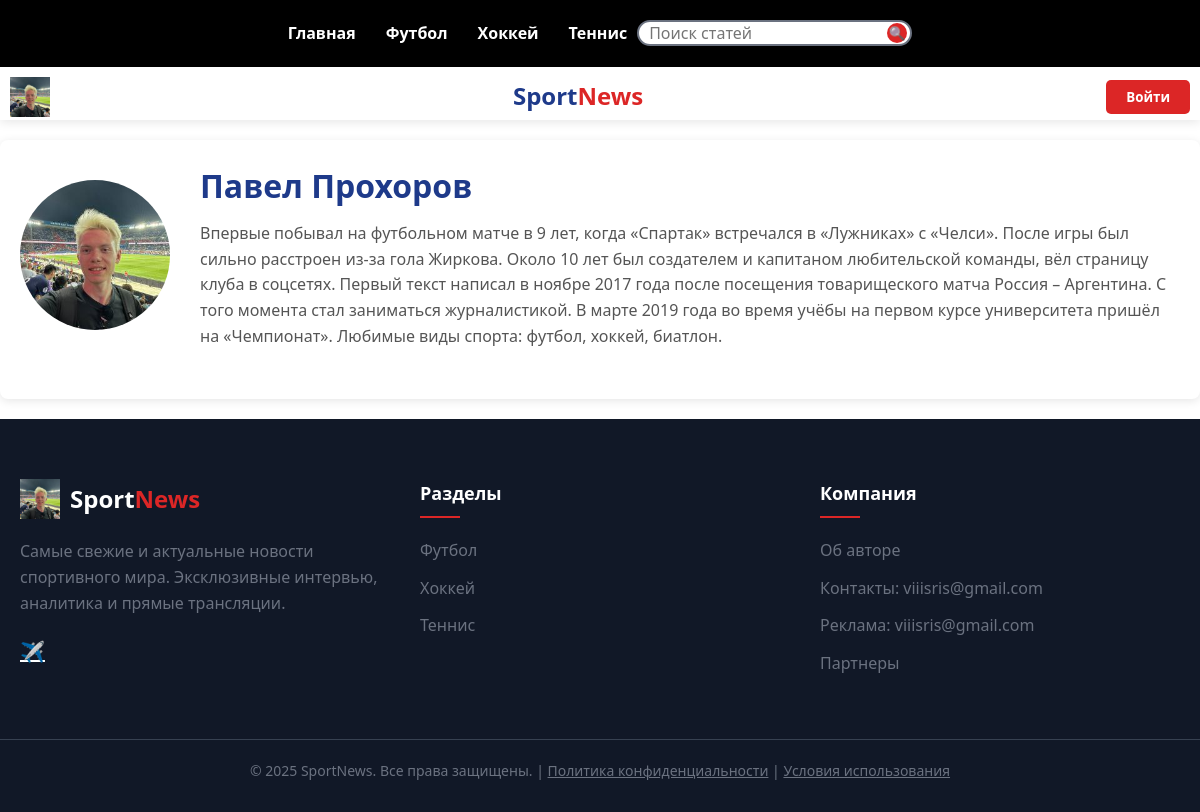
The page /main/author.php on the database its author committed.
### tables this page shows
CREATE TABLE `authors` (
  `id` int NOT NULL AUTO_INCREMENT,
  `name` varchar(100) NOT NULL,
  `bio` text,
  `avatar` varchar(255) DEFAULT NULL,
  PRIMARY KEY (`id`)
);

### main/author.php (the view, shortened to what this page needs)
<?php
$conn = getDBConnection();
$stmt = $conn->prepare("SELECT * FROM authors LIMIT 1");
$stmt->execute();
$author_result = $stmt->get_result();
$author = $author_result->fetch_assoc();
?>
<!DOCTYPE html>
<html lang="ru">
<head>
    <link rel="stylesheet" href="test-main.css">
</head>
<body>
    <?php include("header.php"); ?>
    <div class="img">
        <div class="author-profile">
            <div class="author-header">
                <img src="<?= isset($author['avatar']) ? htmlspecialchars($author['avatar']) : 'https://via.placeholder.com/150' ?>"
                     alt="<?= isset($author['name']) ? htmlspecialchars($author['name']) : 'Аватар автора' ?>"
                     class="author-avatar">
                <div class="author-info">
                    <h1><?= isset($author['name']) ? htmlspecialchars($author['name']) : 'Неизвестный автор' ?></h1>
                    <div class="author-bio"><?= isset($author['bio']) ? nl2br(htmlspecialchars($author['bio'])) : 'Автор пока не добавил информацию о себе.' ?></div>
                </div>
            </div>
        </div>
    </div>
    <?php include("footer.php"); ?>
</body>
</html>

### main/header.php (shortened to what this page needs)
<header>
    <div class="header-container">
        <div class="first-panel">
            <nav>
                <ul>
                    <li><a href="test-main.php">Главная</a></li>
                    <li><a href="test-main.php?category=1">Футбол</a></li>
                    <li><a href="test-main.php?category=2">Хоккей</a></li>
                    <li><a href="test-main.php?category=3">Теннис</a></li>
                </ul>
            </nav>
            <div class="header-actions">
                <form method="GET" action="search.php" class="search-form">
                    <div class="search-bar">
                        <input type="text"
                               name="search_query"
                               class="search-input"
                               placeholder="Поиск статей"
                               value="<?= isset($_GET['search_query']) ? htmlspecialchars($_GET['search_query']) : '' ?>">
                        <button type="submit" class="search-button">🔍</button>
                    </div>
                </form>
            </div>
        </div>
        <div class="logo">
            <img src="\uploads\authors\photo_2025-05-20_09-15-17.jpg" alt="SportNews Logo">
            <div class="logo-text">Sport<span>News</span></div>
            <?php if (isset($_SESSION['user_id'])): ?>
                <button class="subscribe-btn" onclick="document.location='profile.php'">Личный кабинет</button>
            <?php else: ?>
                <button class="subscribe-btn" onclick="document.location='enter.html'">Войти</button>
            <?php endif; ?>
        </div>
    </div>
</header>

### main/footer.php (shortened to what this page needs)
<footer>
    <div class="footer-container">
        <div class="footer-about">
            <div class="footer-logo">
                <img src="\uploads\authors\photo_2025-05-20_09-15-17.jpg" alt="SportNews Logo">
                <div class="footer-logo-text">Sport<span>News</span></div>
            </div>
            <p class="footer-description">
                Самые свежие и актуальные новости спортивного мира. Эксклюзивные интервью, аналитика и прямые трансляции.
            </p>
            <div class="social-links">
                <a href="https://t.me/panshik_sports" aria-label="YouTube">✈️</a>
            </div>
        </div>
        <div class="footer-column">
            <h3>Разделы</h3>
                <ul class="footer-links">
                        <li><a href="test-main.php?category=1">Футбол</a></li>
                        <li><a href="test-main.php?category=2">Хоккей</a></li>
                        <li><a href="test-main.php?category=3">Теннис</a></li>
                </ul>
        </div>
        <div class="footer-column">
            <h3>Компания</h3>
            <ul class="footer-links">
                <li><a href="author.php">Об авторе</a></li>
                <li><a href="#">Контакты: viiisris@gmail.com</a></li>
                <li><a href="#">Реклама: viiisris@gmail.com</a></li>
                <li><a href="#">Партнеры</a></li>
            </ul>
        </div>
    </div>
    <div class="footer-bottom">
        <p>&copy; <?= date('Y') ?> SportNews. Все права защищены. |
           <a href="#" style="color: var(--gray-color);">Политика конфиденциальности</a> |
           <a href="#" style="color: var(--gray-color);">Условия использования</a></p>
    </div>
</footer>

### main/test-main.css (style rules this page uses)
* { margin: 0px 0px; padding: 0; box-sizing: border-box; font-family: 'Segoe UI', Tahoma, Geneva, Verdana, sans-serif; }
html, body { height: 100%; margin: 0; padding: 0; }
body { display: flex; flex-direction: column; min-height: 100vh; background: url('https://img.desktopwallpapers.ru/sport/pics/wide/1920x1200/38eeab51eeaff0fcae68ee2b8c377791.jpg') no-repeat center center fixed; -webkit-background-size: cover; -moz-background-size: cover; -o-background-size: cover; background-size: cover; color: var(--text-color); line-height: 1.6; }
.img { flex: 1; display: flex; flex-direction: column; }
:root { --primary-color: #1e3a8a; --secondary-color: #dc2626; --text-color: #1f2937; --light-color: #f8fafc; --gray-color: #e5e7eb; --primary-color: #1e3a8a; --secondary-color: #dc2626; --text-color: #1f2937; --light-color: #f8fafc; --dark-color: #111827; --gray-color: #6b7280; }
footer { background-color: var(--dark-color); color: white; padding: 60px 0 30px; }
.footer-container { max-width: 1200px; margin: 0 auto; padding: 0 20px; display: grid; grid-template-columns: repeat(auto-fit, minmax(200px, 1fr)); gap: 40px; }
.footer-logo { display: flex; align-items: center; gap: 10px; margin-bottom: 20px; }
.footer-logo img { height: 40px; }
.footer-logo-text { font-size: 24px; font-weight: 700; color: white; }
.footer-logo-text span { color: var(--secondary-color); }
.footer-description { color: var(--gray-color); margin-bottom: 20px; line-height: 1.6; }
.social-links { display: flex; gap: 15px; }
.social-links a { color: white; font-size: 20px; transition: color 0.3s; }
.footer-column h3 { font-size: 18px; margin-bottom: 20px; position: relative; padding-bottom: 10px; }
.footer-column h3::after { content: ''; position: absolute; bottom: 0; left: 0; width: 40px; height: 2px; background-color: var(--secondary-color); }
.footer-links { list-style: none; }
.footer-links li { margin-bottom: 12px; }
.footer-links a { color: var(--gray-color); text-decoration: none; transition: color 0.3s; }
.footer-bottom { max-width: 1200px; margin: 50px auto 0; padding: 0 20px; text-align: center; color: var(--gray-color); font-size: 14px; border-top: 1px solid #374151; padding-top: 20px; }

### main/author.php (style rules this page uses)
.author-profile { max-width: 1200px; margin: 20px auto; padding: 20px; background: white; border-radius: 8px; box-shadow: 0 2px 10px rgba(0,0,0,0.1); }
.author-header { display: flex; align-items: center; margin-bottom: 30px; }
.author-avatar { width: 150px; height: 150px; border-radius: 50%; object-fit: cover; margin-right: 30px; }
.author-info h1 { margin: 0 0 10px 0; color: var(--primary-color); }
.author-bio { line-height: 1.6; color: #555; }

### main/footer.php (style rules this page uses)
.footer-container { max-width: 1200px; margin: 0 auto; padding: 0 20px; display: grid; grid-template-columns: repeat(auto-fit, minmax(200px, 1fr)); gap: 40px; }
footer { background-color: var(--dark-color); color: white; padding: 60px 0 30px; margin-top: auto; }
.footer-logo { display: flex; align-items: center; gap: 10px; margin-bottom: 20px; }
.footer-logo img { height: 40px; }
.footer-logo-text { font-size: 24px; font-weight: 700; color: white; }
.footer-logo-text span { color: var(--secondary-color); }
.footer-description { color: var(--gray-color); margin-bottom: 20px; line-height: 1.6; }
.social-links { display: flex; gap: 15px; }
.social-links a { color: white; font-size: 20px; transition: color 0.3s; }
.footer-column h3 { font-size: 18px; margin-bottom: 20px; position: relative; padding-bottom: 10px; }
.footer-column h3::after { content: ''; position: absolute; bottom: 0; left: 0; width: 40px; height: 2px; background-color: var(--secondary-color); }
.footer-links { list-style: none; }
.footer-links li { margin-bottom: 12px; }
.footer-links a { color: var(--gray-color); text-decoration: none; transition: color 0.3s; }
.footer-bottom { max-width: 1200px; margin: 50px auto 0; padding: 0 20px; text-align: center; color: var(--gray-color); font-size: 14px; border-top: 1px solid #374151; padding-top: 20px; }

### rows shown on the page
authors: avatar (picture), name "Павел Прохоров", bio "Впервые побывал на футбольном матче в 9 лет, когда «Спартак» встречался в «Лужниках» с «Челси». После игры был сильно расстроен из-за гола Жиркова. Около 10 лет был создателем и капитаном любительской команды, вёл страницу клуба в соцсетях. Первый текст написал в ноябре 2017 года после посещения товарищеского матча Россия – Аргентина. С того момента стал заниматься журналистикой. В марте 2019 года во время учёбы на первом курсе университета пришёл на «Чемпионат». Любимые виды спорта: футбол, хоккей, биатлон."
